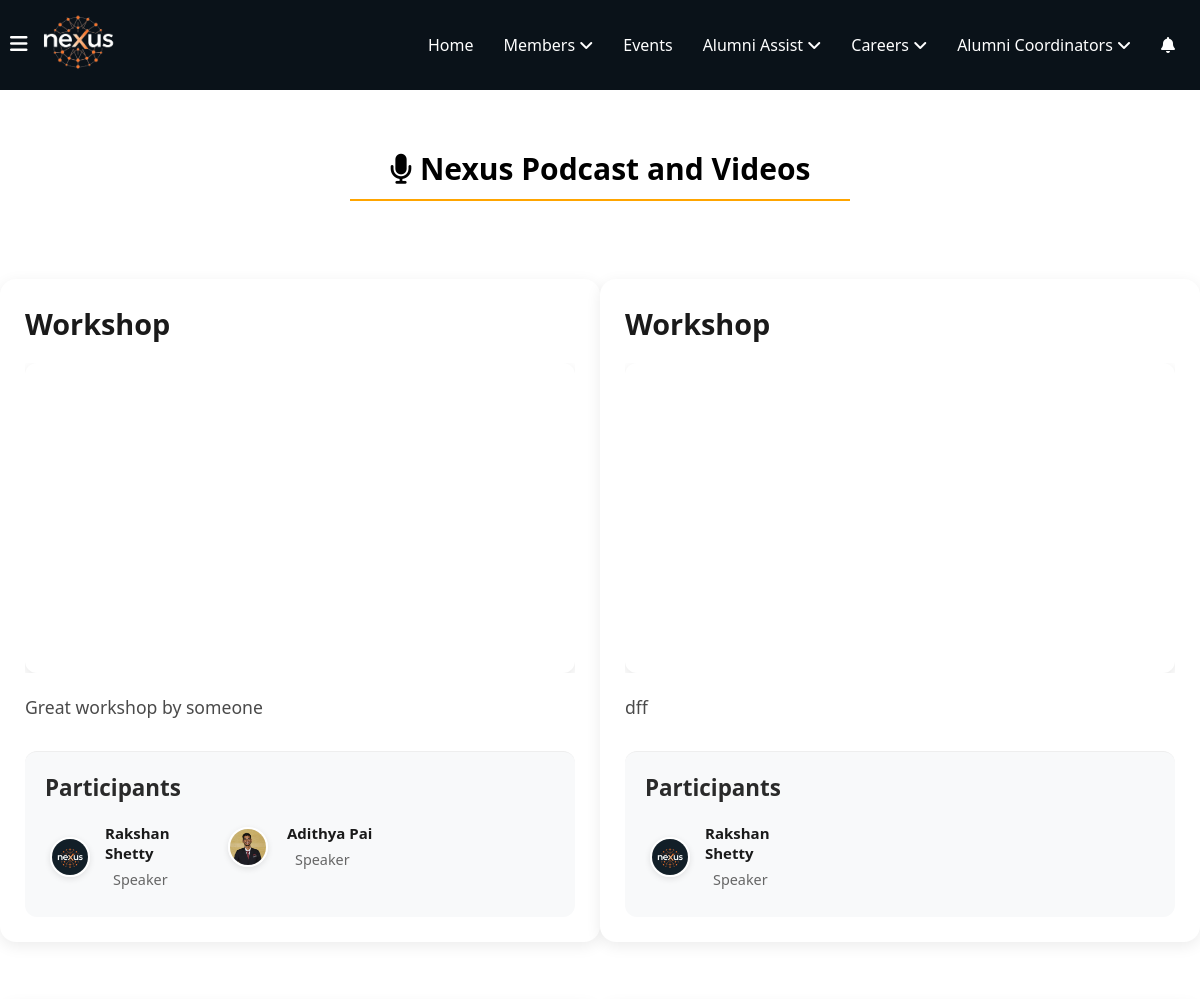
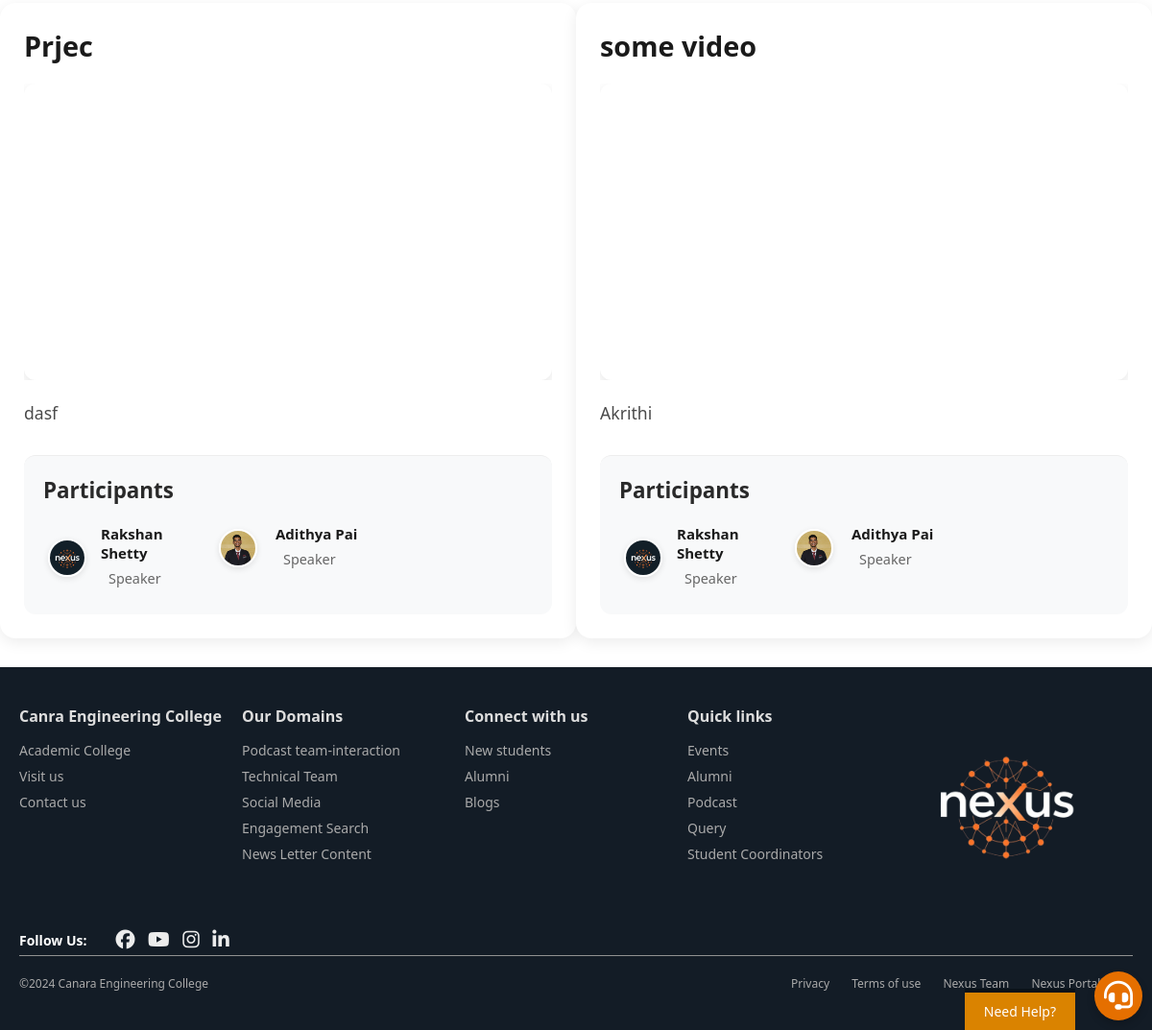
The app's page /podcast/videos/ (signed in) with its own data (2 pictures, top to bottom).
### podcast/models.py (models this page shows, shortened)
class Podcast(models.Model):
    title = models.CharField(max_length=255)
    youtube_url = models.URLField(max_length=500)
    description = models.TextField(blank=True, null=True)
    uploaded_at = models.DateTimeField(auto_now_add=True)  # Automatically set to now when the object is created
    hosts = models.ManyToManyField(Student, related_name="hosted_podcasts", blank=True)
    speakers = models.ManyToManyField(Alumni, related_name="spoken_podcasts", blank=True)
    def embed_url(self):
        if 'youtu.be' in self.youtube_url:
            return self.youtube_url.replace('youtu.be/', 'youtube.com/embed/')
        elif 'watch?v=' in self.youtube_url:
            return self.youtube_url.replace('watch?v=', 'embed/')
        return self.youtube_url  # In case it's already in embed format

### alumni_details/models.py (models this page shows, shortened)
class Alumni(models.Model):
    alumni_id = models.AutoField(primary_key=True)
    user = models.OneToOneField(User, on_delete=models.CASCADE, related_name="alumni_profile")
    first_name = models.CharField(max_length=100, db_index=True)
    last_name = models.CharField(max_length=100, db_index=True)
    phone_number = models.CharField(max_length=15, blank=True, null=True)  # Allows optional phone number
    graduation_year = models.IntegerField(db_index=True)  # Added index for graduation year
    location = models.CharField(max_length=255, blank=True, null=True)  # Optional location
    job_location=models.CharField(max_length=255,blank=True,null=True,db_index=True)
    profile_picture = models.ImageField(upload_to='photos/', blank=True, null=True, default='photos/default.png', validators=[validate_image_size])  # Add validator here
    batch = models.CharField(max_length=10)
    usn = models.CharField(max_length=20, unique=True)
    linkedin_url = models.URLField(max_length=255, blank=True, null=True)  # Optional LinkedIn URL
    facebook_url = models.URLField(max_length=255, blank=True, null=True)  # Optional Facebook URL
    instagram_url = models.URLField(max_length=255, blank=True, null=True)  # Optional Instagram URL
    twitter_url = models.URLField(max_length=255, blank=True, null=True)  # Optional Twitter URL
    youtube_url = models.URLField(max_length=255, blank=True, null=True)  # Optional YouTube URL
    current_position = models.CharField(max_length=255, db_index=True, null=True)
    branch = models.CharField(max_length=100, db_index=True)  # Added index for branch
    company_name = models.CharField(max_length=255, db_index=True, null=True)  # Added index for company name
    bio = models.TextField(blank=True, null=True)  # Optional bio
    achievements = models.TextField(blank=True, null=True)  # Optional achievements
    dob = models.DateField()
    is_alumni = models.BooleanField(default=True)
    personal_email = models.EmailField(blank=True, null=True, unique=True)  # Add personal email field
    profile_views = models.IntegerField(default=generate_random_views)  # Random views between 1-10
    uuid = models.UUIDField(default=uuid.uuid4, editable=False, unique=True)
    class Meta:
        indexes = [
            models.Index(fields=['first_name']),
            models.Index(fields=['last_name']),
            models.Index(fields=['current_position']),
            models.Index(fields=['graduation_year']),  # Index for faster filtering by graduation year
            models.Index(fields=['branch']),  # Index for faster filtering by branch
            models.Index(fields=['company_name']),  # Index for faster filtering by company name
            models.Index(fields=['job_location'])
        ]

### podcast/views.py (the view)
# urls.py: path('podcast/',include("podcast.urls")),
def podcast(request):
    podcasts = Podcast.objects.all()
    context = {
        'podcasts': podcasts,
        'debug': settings.DEBUG  # This will show debug info only in development
    }
    return render(request, 'podcast/video.html', context)

### notifications/context_processors.py (called while the page is built)
def notification_count(request):
    if request.user.is_authenticated:
        unread_count = Notification.objects.filter(
            recipient=request.user,
            viewed=False
        ).count()
        return {'unread_notifications_count': unread_count}
    return {'unread_notifications_count': 0}

### podcast/templates/podcast/video.html (shortened to what this page needs)
{% extends 'home/layout.html' %}
{% load static %}
{% block content %}
<div class="container">
    <div class="podcast-heading">
        <h2><i class="fa-solid fa-microphone"></i> Nexus Podcast and Videos</h2>
    </div>
    <div class="video-lists">
        {% for podcast in podcasts %}
            <div class="video-container">
                <h2 class="video-title">{{ podcast.title }}</h2>
                <div class="video-wrapper">
                    <iframe
                        src="{{ podcast.embed_url }}"
                        title="{{ podcast.title }}"
                        frameborder="0"
                        allow="accelerometer; autoplay; clipboard-write; encrypted-media; gyroscope; picture-in-picture; web-share; fullscreen"
                        allowfullscreen
                        loading="lazy">
                    </iframe>
                </div>
                <p class="video-description">{{ podcast.description }}</p>
                <div class="participants-section">
                    <h3>Participants</h3>
                    <div class="participant-list">
                        {% for participant in podcast.speakers.all %}
                            <a href="{% url 'public_alumni_profile' participant.uuid %}" class="alumni-profile">
                                <div class="participant-card">
                                    {% if participant.profile_picture %}
                                        <img src="{{ participant.profile_picture.url }}" alt="{{ participant.first_name }} {{ participant.last_name }}" class="participant-image">
                                    {% else %}
                                        <img src="{% static 'images/default-profile.png' %}" alt="Default Profile" class="participant-image">
                                    {% endif %}
                                    <div class="participant-info">
                                        <span class="participant-name">{{ participant.first_name }} {{ participant.last_name }}</span>
                                        <span class="participant-role">Speaker</span>
                                    </div>
                                </div>
                            </a>
                        {% endfor %}
                    </div>
                </div>
            </div>
        {% empty %}
    </div>
        <div class="video-container">
            <p>No videos available.</p>
        </div>
    {% endfor %}
</div>
{% endblock %}

### home/static/home/navbar.css (style rules this page uses)
* { margin: 0; padding: 0; box-sizing: border-box; font-family: 'Segoe UI', Tahoma, Geneva, Verdana, sans-serif; }
a { text-decoration: none; color: white; }

### podcast/templates/podcast/video.html (style rules this page uses)
.container { width: 100%; }
.container .podcast-heading { width: 100%; margin: 10px auto; }
.container .podcast-heading h2 { border-bottom: 2px solid orange; font-size: 30px; padding: 10px; margin: 3rem auto; max-width: 500px; text-align: center; }
.video-wrapper { position: relative; padding-bottom: 56.25%; height: 0; overflow: hidden; margin-bottom: 20px; }
.video-wrapper iframe { position: absolute; top: 0; left: 0; width: 100%; height: 100%; border-radius: 12px; box-shadow: 0 4px 12px rgba(0,0,0,0.1); }
.video-container { max-width: 600px; margin: 30px auto; padding: 25px; background: #fff; border-radius: 16px; box-shadow: 0 4px 15px rgba(0,0,0,0.08); }
.video-lists { display: flex; justify-content: space-around; flex-wrap: wrap; flex: 1; }
.video-title { margin-bottom: 20px; color: #1a1a1a; font-size: 1.8em; font-weight: 600; }
.video-description { margin: 20px 0; color: #4a4a4a; line-height: 1.6; font-size: 1.1em; }
.participants-section { margin-top: 30px; padding: 20px; border-top: 1px solid #eee; background: #f8f9fa; border-radius: 12px; }
.participants-section h3 { color: #2a2a2a; font-size: 1.4em; margin-bottom: 15px; }
.participants-section .participant-list { display: grid; grid-template-columns: repeat(3, minmax(100px, 1fr)); gap: 10px; margin-top: 15px; }
.participant-card { display: flex; align-items: center; justify-content: space-evenly; padding: 5px; border-radius: 12px; transition: all 0.3s ease; }
.participant-image { width: 40px; height: 40px; border-radius: 50%; object-fit: cover; margin-right: 15px; border: 2px solid #fff; box-shadow: 0 2px 6px rgba(0,0,0,0.1); }
.participant-info { display: flex; flex-direction: column; }
.participant-name { font-weight: 600; color: #1a1a1a; font-size: 15px; margin-bottom: 4px; }
.participant-role { font-size: 0.9em; color: #666; padding: 3px 8px; border-radius: 2px; display: inline-block; }
.alumni-profile { cursor: pointer; text-decoration: none; color: inherit; display: block; }

### records on screen
Podcast: title "Workshop", description "Great workshop by someone"
Alumni: profile_picture (picture), first_name "Rakshan", last_name "Shetty"
Alumni: profile_picture (picture), first_name "Adithya", last_name "Pai"
Podcast: title "Workshop", description "dff"
Podcast: title "Prjec", description "dasf"
Podcast: title "some video", description "Akrithi"
